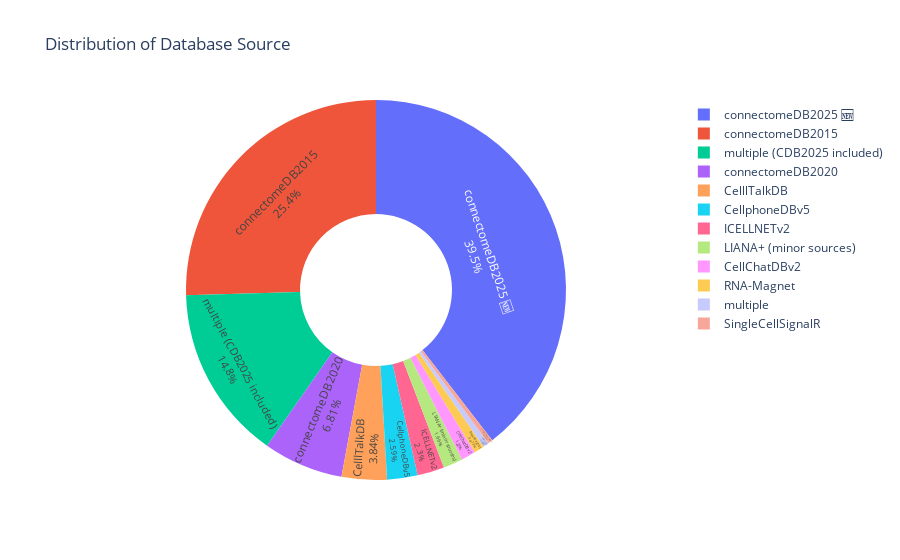
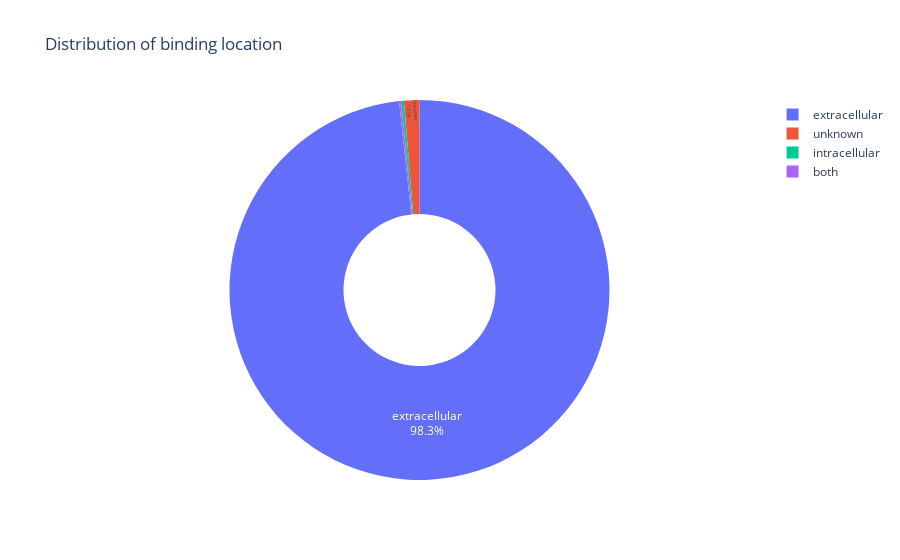
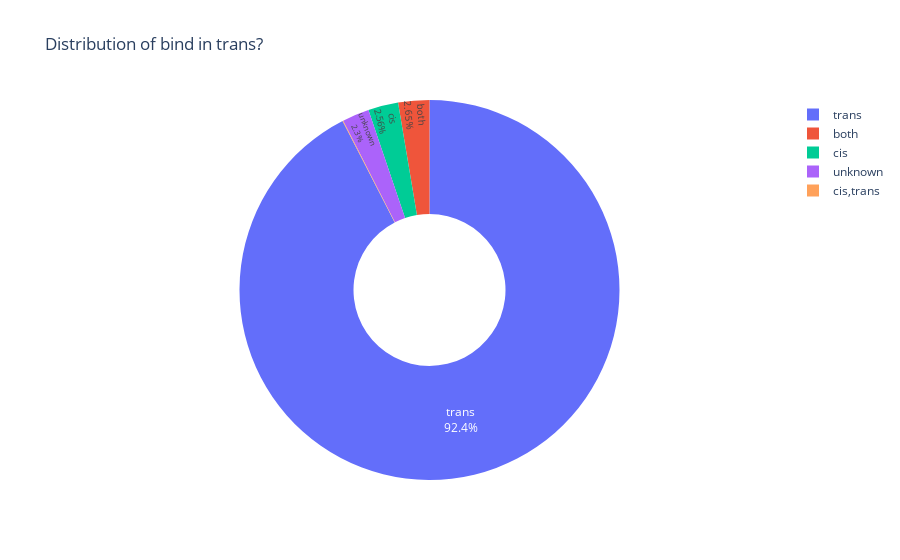
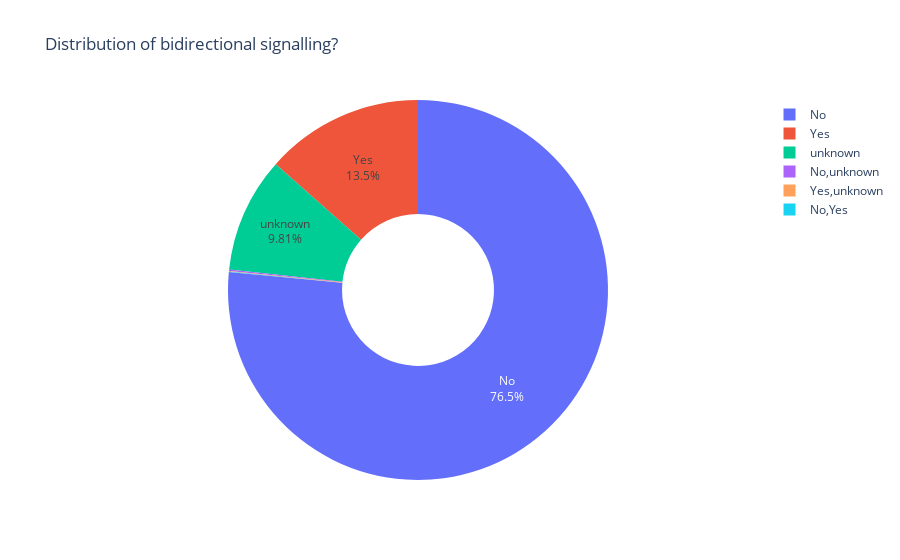

The cell these charts' notebook holds for them, in order:
### Code cell
for col in cat_cols:
    # Remove HTML tags from each value
    cleaned_values = gene_pair[col].astype(str).apply(lambda x: re.sub(r'<.*?>', '', x))

    counts = cleaned_values.value_counts().reset_index()
    counts.columns = [col, 'count']

    fig = px.pie(
        counts,
        names=col,
        values='count',
        hole=0.4,
        title=f"Distribution of {col}"
    )
    fig.update_traces(textinfo='percent+label', textposition='inside')
    fig.show()

### Figure 1 — Plotly figure (JSON) as saved in the notebook; plotly's stock layout.template omitted (floating-point values rounded to 4 significant figures)
{"data": [{"domain": {"x": [0, 1], "y": [0, 1]}, "hole": 0.4, "hovertemplate": "<span title=\"Double-click header of Database Source to ensure all values are shown\">Database Source&nbsp;</span>=%{label}<br>count=%{value}<extra></extra>", "labels": ["connectomeDB2025 🆕", "connectomeDB2015", "multiple (CDB2025 included)", "connectomeDB2020", "CelllTalkDB", "CellphoneDBv5", "ICELLNETv2", "LIANA+ (minor sources)", "CellChatDBv2", "RNA-Magnet", "multiple", "SingleCellSignalR"], "legendgroup": "", "name": "", "showlegend": true, "textinfo": "percent+label", "textposition": "inside", "type": "pie", "values": [1358, 874, 510, 234, 132, 89, 79, 57, 42, 30, 17, 14]}], "layout": {"autosize": true, "legend": {"tracegroupgap": 0}, "title": {"text": "Distribution of <span title=\"Double-click header of Database Source to ensure all values are shown\">Database Source&nbsp;</span>"}}}

### Figure 2 — Plotly figure (JSON) as saved in the notebook; plotly's stock layout.template omitted (floating-point values rounded to 4 significant figures)
{"data": [{"domain": {"x": [0, 1], "y": [0, 1]}, "hole": 0.4, "hovertemplate": "<span title=\"Double-click header of binding location to ensure all values are shown\">binding location&nbsp;</span>=%{label}<br>count=%{value}<extra></extra>", "labels": ["extracellular", "unknown", "intracellular", "both"], "legendgroup": "", "name": "", "showlegend": true, "textinfo": "percent+label", "textposition": "inside", "type": "pie", "values": [3377, 45, 8, 6]}], "layout": {"autosize": true, "legend": {"tracegroupgap": 0}, "title": {"text": "Distribution of <span title=\"Double-click header of binding location to ensure all values are shown\">binding location&nbsp;</span>"}}}

### Figure 3 — Plotly figure (JSON) as saved in the notebook; plotly's stock layout.template omitted (floating-point values rounded to 4 significant figures)
{"data": [{"domain": {"x": [0, 1], "y": [0, 1]}, "hole": 0.4, "hovertemplate": "<span title=\"Double-click header of bind in trans? to ensure all values are shown\">bind in trans?&nbsp;</span>=%{label}<br>count=%{value}<extra></extra>", "labels": ["trans", "both", "cis", "unknown", "cis,trans"], "legendgroup": "", "name": "", "showlegend": true, "textinfo": "percent+label", "textposition": "inside", "type": "pie", "values": [3176, 91, 88, 79, 2]}], "layout": {"autosize": true, "legend": {"tracegroupgap": 0}, "title": {"text": "Distribution of <span title=\"Double-click header of bind in trans? to ensure all values are shown\">bind in trans?&nbsp;</span>"}}}

### Figure 4 — Plotly figure (JSON) as saved in the notebook; plotly's stock layout.template omitted (floating-point values rounded to 4 significant figures)
{"data": [{"domain": {"x": [0, 1], "y": [0, 1]}, "hole": 0.4, "hovertemplate": "<span title=\"Double-click header of bidirectional signalling? to ensure all values are shown\">bidirectional signalling?&nbsp;</span>=%{label}<br>count=%{value}<extra></extra>", "labels": ["No", "Yes", "unknown", "No,unknown", "Yes,unknown", "No,Yes"], "legendgroup": "", "name": "", "showlegend": true, "textinfo": "percent+label", "textposition": "inside", "type": "pie", "values": [2629, 463, 337, 4, 2, 1]}], "layout": {"autosize": true, "legend": {"tracegroupgap": 0}, "title": {"text": "Distribution of <span title=\"Double-click header of bidirectional signalling? to ensure all values are shown\">bidirectional signalling?&nbsp;</span>"}}}
